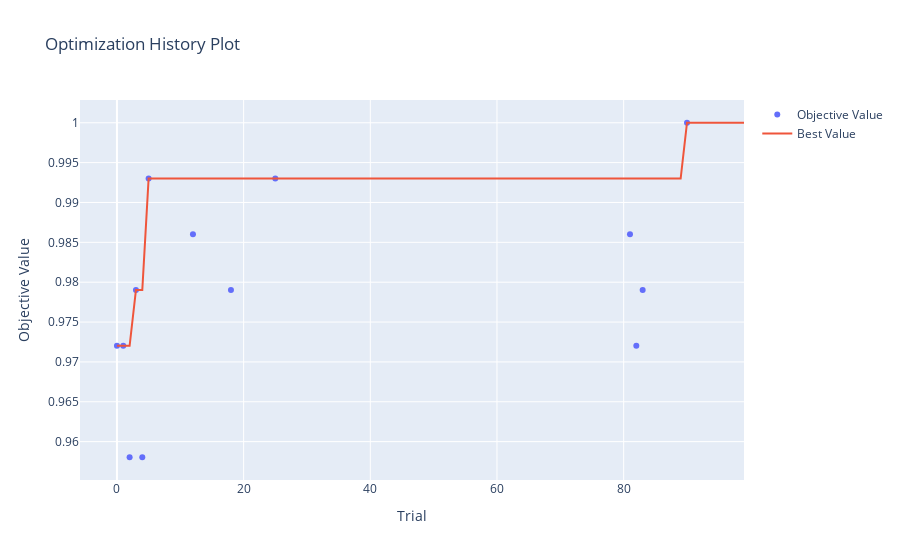

Write notebook code for a chart like this one.
### Code cell
plot_optimization_history(study)

### Figure 1 — Plotly figure (JSON) as saved in the notebook; plotly's stock layout.template omitted (floating-point values rounded to 4 significant figures)
{"data": [{"mode": "markers", "name": "Objective Value", "type": "scatter", "x": [0, 1, 2, 3, 4, 5, 12, 18, 25, 81, 82, 83, 90], "y": [0.972, 0.972, 0.958, 0.979, 0.958, 0.993, 0.986, 0.979, 0.993, 0.986, 0.972, 0.979, 1]}, {"mode": "lines", "name": "Best Value", "type": "scatter", "x": [0, 1, 2, 3, 4, 5, 6, 7, 8, 9, 10, 11, 12, 13, 14, 15, 16, 17, 18, 19, 20, 21, 22, 23, 24, 25, 26, 27, 28, 29, 30, 31, 32, 33, 34, 35, 36, 37, 38, 39, 40, 41, 42, 43, 44, 45, 46, 47, 48, 49, 50, 51, 52, 53, 54, 55, 56, 57, 58, 59, 60, 61, 62, 63, 64, 65, 66, 67, 68, 69, 70, 71, 72, 73, 74, 75, 76, 77, 78, 79, 80, 81, 82, 83, 84, 85, 86, 87, 88, 89, 90, 91, 92, 93, 94, 95, 96, 97, 98, 99], "y": [0.972, 0.972, 0.972, 0.979, 0.979, 0.993, 0.993, 0.993, 0.993, 0.993, 0.993, 0.993, 0.993, 0.993, 0.993, 0.993, 0.993, 0.993, 0.993, 0.993, 0.993, 0.993, 0.993, 0.993, 0.993, 0.993, 0.993, 0.993, 0.993, 0.993, 0.993, 0.993, 0.993, 0.993, 0.993, 0.993, 0.993, 0.993, 0.993, 0.993, 0.993, 0.993, 0.993, 0.993, 0.993, 0.993, 0.993, 0.993, 0.993, 0.993, 0.993, 0.993, 0.993, 0.993, 0.993, 0.993, 0.993, 0.993, 0.993, 0.993, 0.993, 0.993, 0.993, 0.993, 0.993, 0.993, 0.993, 0.993, 0.993, 0.993, 0.993, 0.993, 0.993, 0.993, 0.993, 0.993, 0.993, 0.993, 0.993, 0.993, 0.993, 0.993, 0.993, 0.993, 0.993, 0.993, 0.993, 0.993, 0.993, 0.993, 1, 1, 1, 1, 1, 1, 1, 1, 1, 1]}, {"marker": {"color": "#cccccc"}, "mode": "markers", "name": "Infeasible Trial", "showlegend": false, "type": "scatter", "x": [], "y": []}], "layout": {"autosize": true, "title": {"text": "Optimization History Plot"}, "xaxis": {"autorange": true, "range": [-5.733, 99], "title": {"text": "Trial"}, "type": "linear"}, "yaxis": {"autorange": true, "range": [0.9546, 1.003], "title": {"text": "Objective Value"}, "type": "linear"}}}
